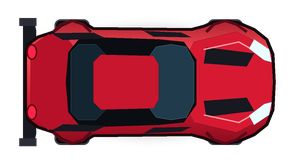
#> input picture artifacts/car-visuals/mazda-rx7-fd/mazda-rx7-fd-detail-256.png, 292 x 164 px
$ python -i render_blueprint.py   (imports and definitions only)
#> lines starting #> are read from the running program, lines starting #| are printed output that depends on the picture
#!/usr/bin/env python3
"""Generate Mazda RX-7 FD visual-design previews; never touches game physics."""

from __future__ import annotations

import argparse
import json
from pathlib import Path

from PIL import Image, ImageDraw, ImageFilter, ImageFont

HERE = Path(__file__).resolve().parent
# [1 line that did not run here, left out]
# [1 line that did not run here, left out]
# [1 line that did not run here, left out]
# [1 line that did not run here, left out]
X0, X1, Y0, Y1 = -52, 50, -25.5, 25.5


# [131 lines left out: functions args, font, transform, gradient, render, save_sets and 1 more, not called in this run]


def contain(image: Image.Image, size: tuple[int, int]) -> Image.Image:
    copy = image.copy(); copy.thumbnail(size, Image.Resampling.LANCZOS); return copy


# [18 lines left out: function preview_board, not called in this run]


def visible_crop(path: Path) -> Image.Image:
#> called with path = 'mazda-rx7-fd-detail-256.png'
    image = Image.open(path).convert("RGBA")
#> image is the input picture: PIL image 292x164 RGBA; mean R, G, B, A 73, 19.2, 29.1, 151.6
    alpha_box = image.getchannel("A").getbbox()
#> alpha_box = (17, 15, 282, 149)
    if alpha_box and alpha_box != (0, 0, image.width, image.height): return image.crop(alpha_box)
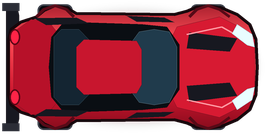
#> returned value: PIL image 265x134 RGBA; mean R, G, B, A 98.5, 25.9, 39.3, 204.5; transparent parts drawn white
    rgb = image.convert("RGB"); mask = Image.new("L", rgb.size); md = ImageDraw.Draw(mask)
    pixels = rgb.load(); out = mask.load()
    for y in range(rgb.height):
        for x in range(rgb.width): out[x, y] = 255 if max(pixels[x, y]) > 10 else 0
    return image.crop(mask.getbbox() or (0, 0, image.width, image.height))


# [16 lines left out: functions comparison, main, not called in this run]


# [1 line not run here, left out]

>>> result = visible_crop('mazda-rx7-fd-detail-256.png')

$ run again, on artifacts/car-visuals/mazda-rx7-fd/mazda-rx7-fd-game-readable-60.png
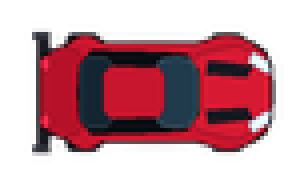
#> input picture artifacts/car-visuals/mazda-rx7-fd/mazda-rx7-fd-game-readable-60.png, 76 x 46 px (shown 4 times larger)
#> in visible_crop, image is the input picture: PIL image 76x46 RGBA; mean R, G, B, A 60.2, 14.7, 23, 113.8
#> alpha_box = (6, 5, 71, 41)
#> in visible_crop, `if alpha_box and alpha_box != (0, 0, image.width, image.height): retur..`:
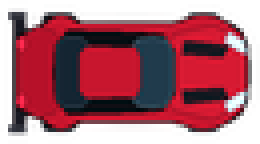
#> returned value: PIL image 65x36 RGBA (shown 4 times larger); mean R, G, B, A 89.9, 22, 34.3, 170; transparent parts drawn white

$ run again, on artifacts/car-visuals/mazda-rx7-fd/mazda-rx7-fd-game-readable-96.png
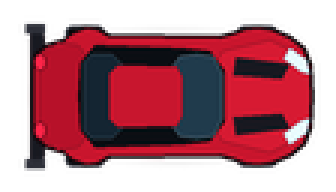
#> input picture artifacts/car-visuals/mazda-rx7-fd/mazda-rx7-fd-game-readable-96.png, 112 x 64 px (shown 3 times larger)
#> in visible_crop, image is the input picture: PIL image 112x64 RGBA; mean R, G, B, A 73.5, 17.8, 28, 142.7
#> alpha_box = (6, 5, 107, 59)
#> in visible_crop, `if alpha_box and alpha_box != (0, 0, image.width, image.height): retur..`:
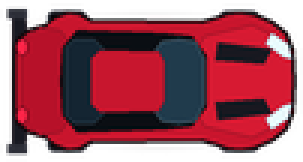
#> returned value: PIL image 101x54 RGBA (shown 3 times larger); mean R, G, B, A 96.6, 23.4, 36.8, 187.6; transparent parts drawn white
